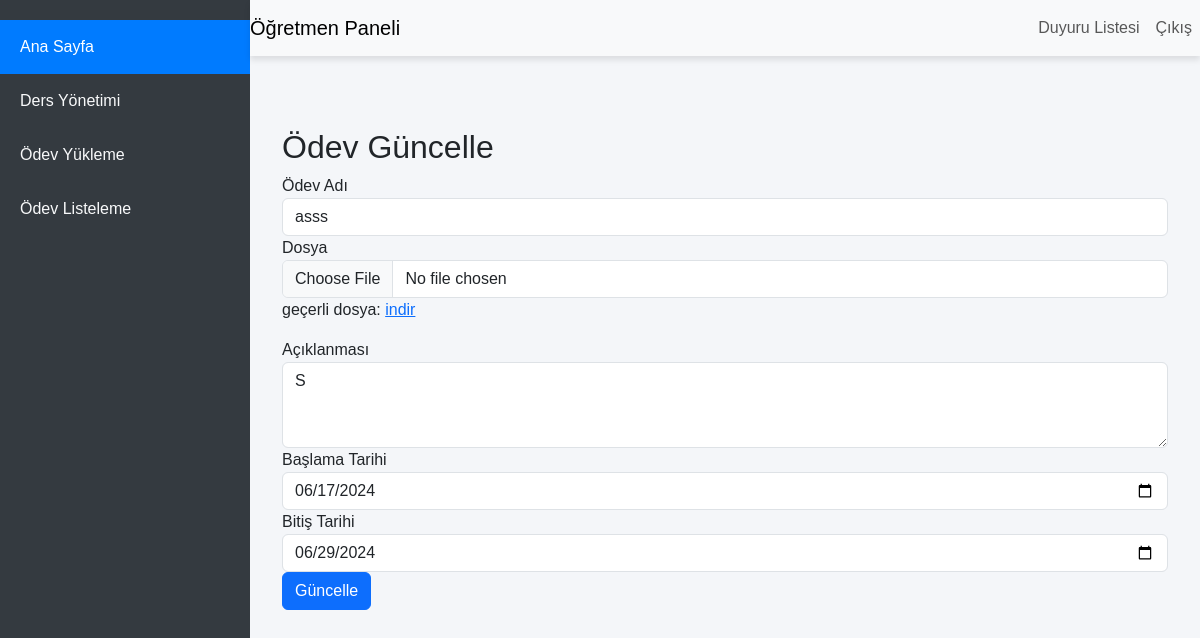
Screenshot of /teacher/edit_assignment.php?id=50 (signed in) with the database file from the repository.
### tables this page shows
CREATE TABLE `assignments` (
  `id` int(11) NOT NULL,
  `course_id` int(11) NOT NULL,
  `assignment_title` varchar(255) NOT NULL,
  `file_path` varchar(255) NOT NULL,
  `description` text NOT NULL,
  `created_at` timestamp NULL DEFAULT current_timestamp(),
  `start_date` date NOT NULL,
  `end_date` date NOT NULL,
  `teacher_id` int(11) NOT NULL
);

### teacher/edit_assignment.php (the view, shortened to what this page needs)
<?php
include('../includes/header.php');
include('../includes/sidebartch.php');
include('../includes/navbartch.php');
include('../config.php');
$assignment_id = $_GET['id'];
$sql = "SELECT * FROM assignments WHERE id = ?";
$stmt = $conn->prepare($sql);
$stmt->bind_param("i", $assignment_id);
$stmt->execute();
$result = $stmt->get_result();
if ($result->num_rows == 1) {
    $assignment = $result->fetch_assoc();
} else {
    echo "Assignment not found.";
    exit();
}
?>
<div class="content">
    <div class="container mt-5">
        <h2>Ödev Güncelle</h2>
        <form action="update_assignment.php" method="post" enctype="multipart/form-data">
            <div class="form-group">
                <label for="assignment_title">Ödev Adı</label>
                <input type="text" class="form-control" id="assignment_title" name="assignment_title" value="<?php echo $assignment['assignment_title']; ?>" required>
            </div>
            <div class="form-group">
                <label for="assignment">Dosya</label>
                <input type="file" class="form-control" id="assignment" name="assignment">
                <p>geçerli dosya: <a href="<?php echo $assignment['file_path']; ?>">indir</a></p>
            </div>
            <div class="form-group">
                <label for="description">Açıklanması</label>
                <textarea class="form-control" id="description" name="description" rows="3" required><?php echo $assignment['description']; ?></textarea>
            </div>
            <div class="form-group">
                <label for="start_date">Başlama Tarihi</label>
                <input type="date" class="form-control" id="start_date" name="start_date" value="<?php echo $assignment['start_date']; ?>" required>
            </div>
            <div class="form-group">
                <label for="end_date">Bitiş Tarihi</label>
                <input type="date" class="form-control" id="end_date" name="end_date" value="<?php echo $assignment['end_date']; ?>" required>
            </div>
            <button type="submit" class="btn btn-primary">Güncelle</button>
        </form>
    </div>
</div>
<?php include('../includes/footer.php'); ?>

### includes/header.php (style rules this page uses)
body { font-family: 'Arial', sans-serif; background-color: #f4f6f9; margin: 0; }
.content { margin-left: 250px; padding: 20px; padding-top: 80px; }

### rows the page displays
assignments: assignment_title "asss", description "S", start_date "06/17/2024", end_date "06/29/2024"
